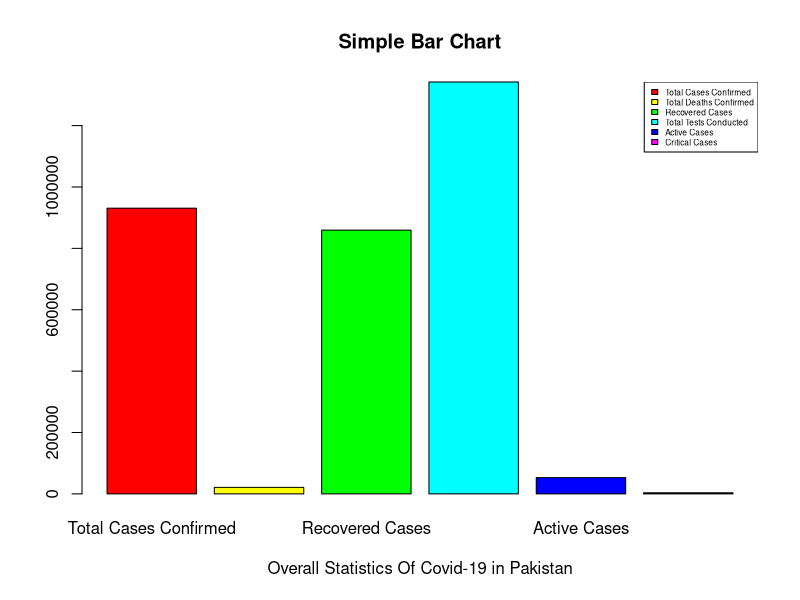

R code for this plot:
#IMPORTING DATA FROM .csv FILE in variable: Statistics
Statistics = read.csv("COVID-19 Over-All Statistics.csv", TRUE, ",")

#Displaying Statistics DATA
Statistics

#Storing Statistics DATA in variables: COVID & Header
COVID = c(Statistics$Total_Cases, Statistics$Total_Deaths, Statistics$Recovered_Cases, Statistics$Tests_Conducted, Statistics$Active_Cases, Statistics$Critical_Cases)
Header = c("Total Cases Confirmed", "Total Deaths Confirmed", "Recovered Cases", "Total Tests Conducted", "Active Cases", "Critical Cases")

#Constructing a simple Bar Chart
barplot(COVID , main="Simple Bar Chart", col = rainbow(length(COVID)), xlab="Overall Statistics Of Covid-19 in Pakistan",names.arg=Header)
legend("topright", Header, cex = 0.5, fill = rainbow(length(COVID)))
